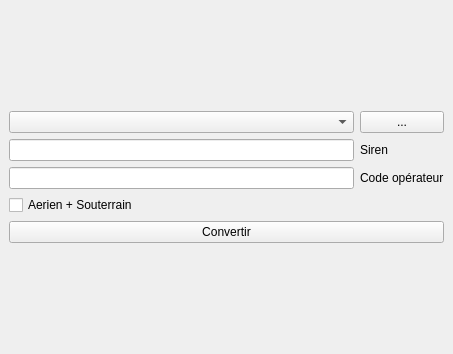
<?xml version="1.0" encoding="UTF-8"?>
<ui version="4.0">
 <class>DxfToShapesDockWidgetBase</class>
 <widget class="QDockWidget" name="DxfToShapesDockWidgetBase">
  <property name="geometry">
   <rect>
    <x>0</x>
    <y>0</y>
    <width>453</width>
    <height>354</height>
   </rect>
  </property>
  <property name="windowTitle">
   <string>DXF to Shapes</string>
  </property>
  <widget class="QWidget" name="dockWidgetContents">
   <layout class="QGridLayout" name="gridLayout">
    <item row="0" column="0">
     <layout class="QVBoxLayout" name="verticalLayout">
      <item>
       <layout class="QGridLayout" name="gridLayout_2">
        <item row="0" column="0">
         <widget class="QgsCheckableComboBox" name="mComboBox_input"/>
        </item>
        <item row="2" column="1">
         <widget class="QLabel" name="label_5">
          <property name="text">
           <string>Code opérateur</string>
          </property>
         </widget>
        </item>
        <item row="1" column="0">
         <widget class="QLineEdit" name="lineEdit_siren"/>
        </item>
        <item row="1" column="1">
         <widget class="QLabel" name="label_4">
          <property name="text">
           <string>Siren</string>
          </property>
         </widget>
        </item>
        <item row="2" column="0">
         <widget class="QLineEdit" name="lineEdit_operateur"/>
        </item>
        <item row="0" column="1">
         <widget class="QPushButton" name="pushButton_input">
          <property name="text">
           <string>...</string>
          </property>
         </widget>
        </item>
        <item row="3" column="0">
         <widget class="QCheckBox" name="checkBox_aer_sout">
          <property name="text">
           <string>Aerien + Souterrain</string>
          </property>
         </widget>
        </item>
       </layout>
      </item>
      <item>
       <widget class="QPushButton" name="pushButton_convert">
        <property name="text">
         <string>Convertir</string>
        </property>
       </widget>
      </item>
     </layout>
    </item>
   </layout>
  </widget>
 </widget>
 <customwidgets>
  <customwidget>
   <class>QgsCheckableComboBox</class>
   <extends>QComboBox</extends>
   <header>qgscheckablecombobox.h</header>
  </customwidget>
 </customwidgets>
 <resources/>
 <connections/>
</ui>
